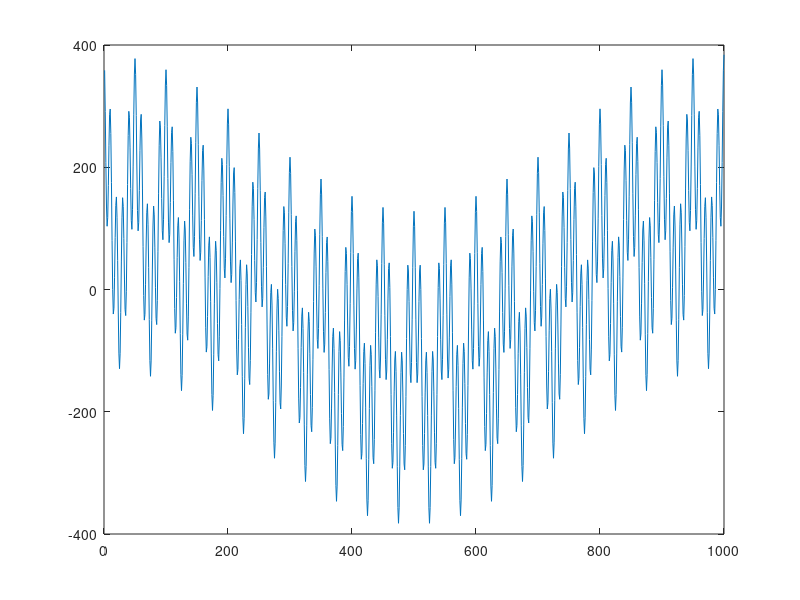
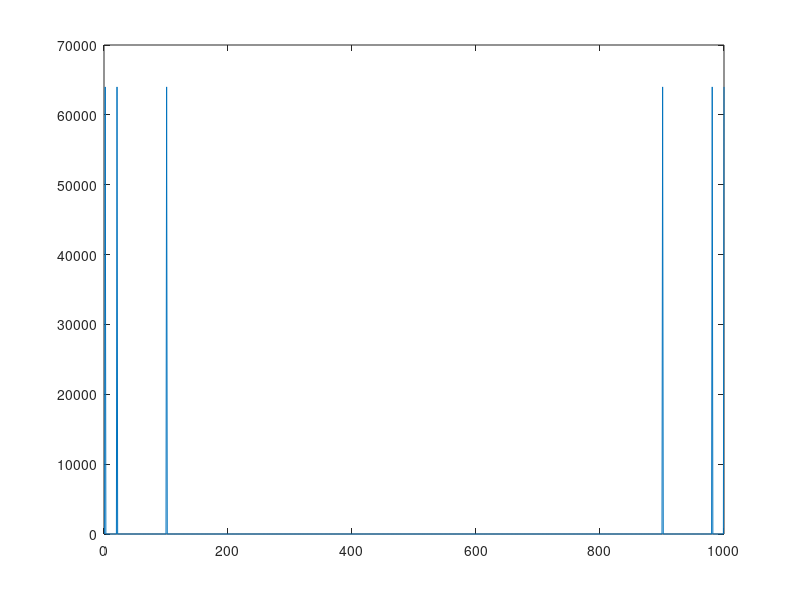

MATLAB code to generate these figures, in order:
% 1 - a

n = 1000;

for i=1:n
    x(i) = 128* cos((2*pi*i)/1000) + 128* cos((2*pi*i)/50) + 128* cos((2*pi*i)/10);
end

figure(1);plot(x);

% 1 - b

% 1 - c

figure(2);plot(abs(fft(x))); % 1 20 100
